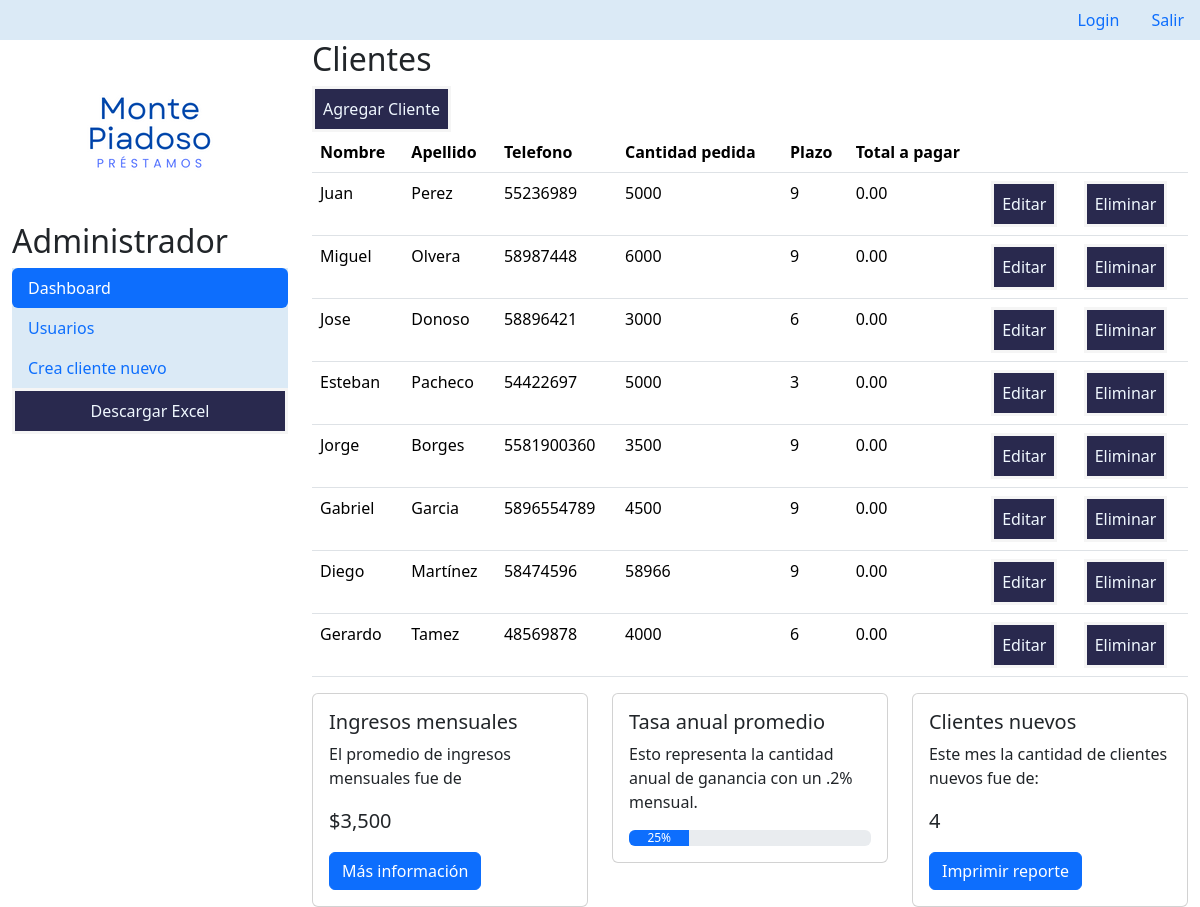
The page /cliente/list (signed in) on the database its author committed.
### montepiadoso/models.py (models this page shows, shortened)
class Cliente(models.Model):
    nombre = models.CharField(max_length=10)
    apellido = models.CharField(max_length=10)
    telefono = models.CharField(max_length=20)
    email = models.EmailField(max_length=50)
    fecha_inicio = models.DateField()
    cantidad_pedida = models.IntegerField()
    MESES_CHOICES = [
        ('3', 3),
        ('6', 6),
        ('9', 9)
    ]
    plazo = models.CharField(max_length=1, choices=MESES_CHOICES, default='3')
    total = models.DecimalField(max_digits=5, decimal_places=2,default=0.0)

### montepiadoso/views.py (the view)
# urls.py: path("cliente/list", views.ClienteList.as_view(), name="clientelist"),
class ClienteList(LoginRequiredMixin, ListView):
   model = Cliente
   template_name = "montepiadoso/cliente_list.html"

### montepiadoso/templates/montepiadoso/cliente_list.html
{% extends './base.html' %}
{% block content %}
<h2>Clientes</h2>
<a href="{% url 'clientecreate'%}"><button>Agregar Cliente</button></a>
<table class="table" id="clientes">
  <thead>
    <tr>
      <th class="col">Nombre</th>
      <th class="col">Apellido</th>
      <th class="col">Telefono</th>
      <th class="col">Cantidad pedida</th>
      <th class="col">Plazo</th>
      <th class="col">Total a pagar</th>
        <th class="col"> </th>
        <th class="col"> </th>
    </tr>
  </thead>
  {% for cliente in cliente_list %}
  <tbody>
  <tr>
      <td>{{ cliente.nombre }}</td>
      <td>{{ cliente.apellido }}</td>
      <td>{{ cliente.telefono }}</td>
      <td>{{ cliente.cantidad_pedida }}</td>
      <td>{{ cliente.plazo }}</td>
      <td>{{ cliente.total }}</td>
      <td><a href="{% url 'clienteupdate' cliente.id %}"><button>Editar</button></a></td>
      <td><a href="{% url 'clientedelete' cliente.id %}"><button>Eliminar</button></a></td>
  </tr>
  </tbody>
  {% endfor %}
</table>
<div class="row">
  <div class="col-sm-4">
    <div class="card">
      <div class="card-body">
        <h5 class="card-title">Ingresos mensuales</h5>
        <p class="card-text">El promedio de ingresos mensuales fue de</p>
        <p class="card-text lead">$3,500</p>
        <a href="#" class="btn btn-primary">Más información</a>
      </div>
    </div>
  </div>
  <div class="col-sm-4">
    <div class="card">
      <div class="card-body">
        <h5 class="card-title">Tasa anual promedio</h5>
        <p class="card-text">Esto representa la cantidad anual de ganancia con un .2% mensual.</p>
        <div class="progress">
          <div class="progress-bar" role="progressbar" style="width: 25%;" aria-valuenow="25" aria-valuemin="0" aria-valuemax="100">25%</div>
        </div>
      </div>
    </div>
  </div>
  <div class="col-sm-4">
    <div class="card">
      <div class="card-body">
        <h5 class="card-title">Clientes nuevos</h5>
        <p class="card-text">Este mes la cantidad de clientes nuevos fue de:</p>
        <p class="card-text lead">4</p>
        <a href="#" class="btn btn-primary">Imprimir reporte</a>
      </div>
    </div>
  </div>
</div>
{% endblock %}

### montepiadoso/templates/montepiadoso/base.html (shortened to what this page needs)
<!DOCTYPE html>
<html lang="en">
  <head>
    {% load bootstrap5 %}
    {% bootstrap_css %}
    <link rel="stylesheet" href="../../static/montepiadoso/style.css" type="text/css" />
  </head>
  <body>
    <nav class="nav navbar-collapse justify-content-end">
        <a class="nav-link" href="{% url 'login' %}">Login</a>
        <a class="nav-link active" href="{% url 'logout' %}">Salir</a>
    </nav>
    <div class="container-fluid">
      <div class="row content">
        <div class="col-sm-3 sidenav hidden-xs">
          <a href="#"><img
            src="../../static/montepiadoso/Monte Piadoso.png"
            alt="Monte Piadoso"
            class="img-fluid"
          /></a>
          <h2>Administrador</h2>
          <ul class="nav nav-pills flex-column">
            <li class="nav-item"><a class="nav-link active" href="#">Dashboard</a></li>
            <li class="nav-item"><a class="nav-link" href="{% url 'clientelist' %}">Usuarios</a></li>
            <li class="nav-item"><a class="nav-link" href="{% url 'clientecreate' %}">Crea cliente nuevo</a></li>
            <button class="button">Descargar Excel</button>
          </ul>
          <br />
        </div>
        <br />
        <div class="col-sm-9">
            {% block content %} {% endblock %}
        </div>
      </div>
    </div>
  </body>
</html>

### montepiadoso/static/montepiadoso/style.css (style rules this page uses)
.nav { background: rgba(77, 149, 207, 0.2); color:rgb(41, 41, 78); }
button { border: 3px solid whitesmoke; background: rgb(41, 41, 78); color: aliceblue; padding: .5em; }

### montepiadoso/templates/montepiadoso/base.html (style rules this page uses)
.row.content { height: 550px; }
.sidenav { background-color: #ffffff; height: 100%; }

### rows shown on the page
Cliente: nombre "Juan", apellido "Perez", telefono "55236989", cantidad_pedida "5000", plazo "9", total "0.00"
Cliente: nombre "Miguel", apellido "Olvera", telefono "58987448", cantidad_pedida "6000", plazo "9", total "0.00"
Cliente: nombre "Jose", apellido "Donoso", telefono "58896421", cantidad_pedida "3000", plazo "6", total "0.00"
Cliente: nombre "Esteban", apellido "Pacheco", telefono "54422697", cantidad_pedida "5000", plazo "3", total "0.00"
Cliente: nombre "Jorge", apellido "Borges", telefono "5581900360", cantidad_pedida "3500", plazo "9", total "0.00"
Cliente: nombre "Gabriel", apellido "Garcia", telefono "5896554789", cantidad_pedida "4500", plazo "9", total "0.00"
Cliente: nombre "Diego", apellido "Martínez", telefono "58474596", cantidad_pedida "58966", plazo "9", total "0.00"
Cliente: nombre "Gerardo", apellido "Tamez", telefono "48569878", cantidad_pedida "4000", plazo "6", total "0.00"
